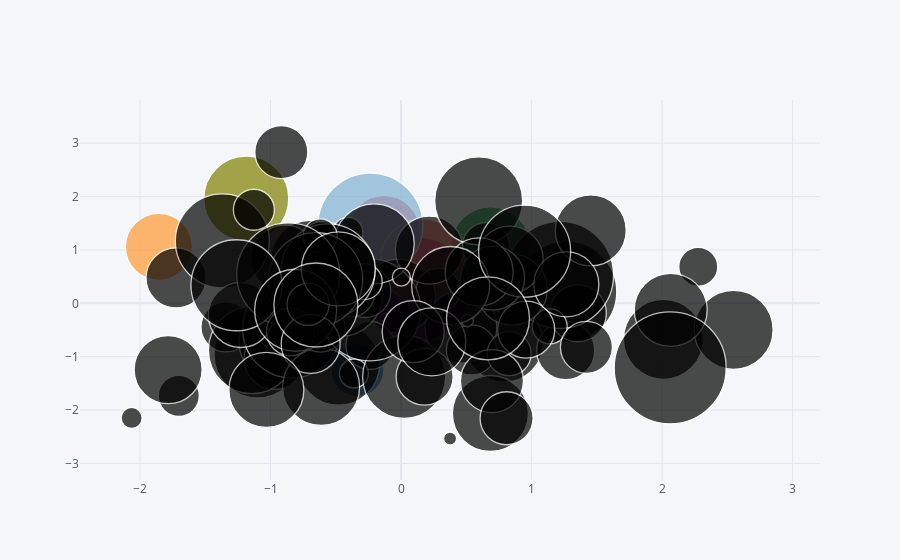

This figure's notebook cell:
### Code cell
df.iplot(kind="bubble", x="A", y="B", size="C")
